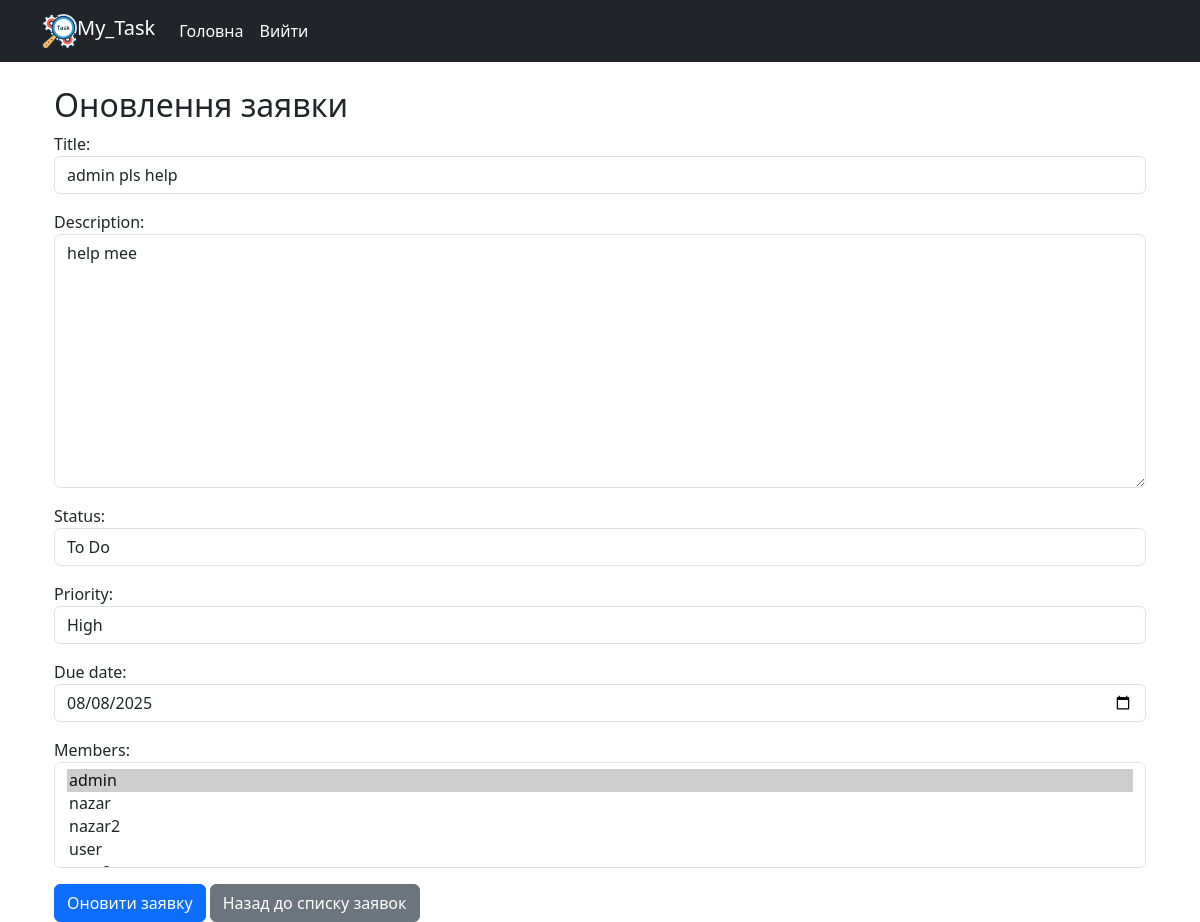
Page /10/update/ (signed in) on the earlier database version.
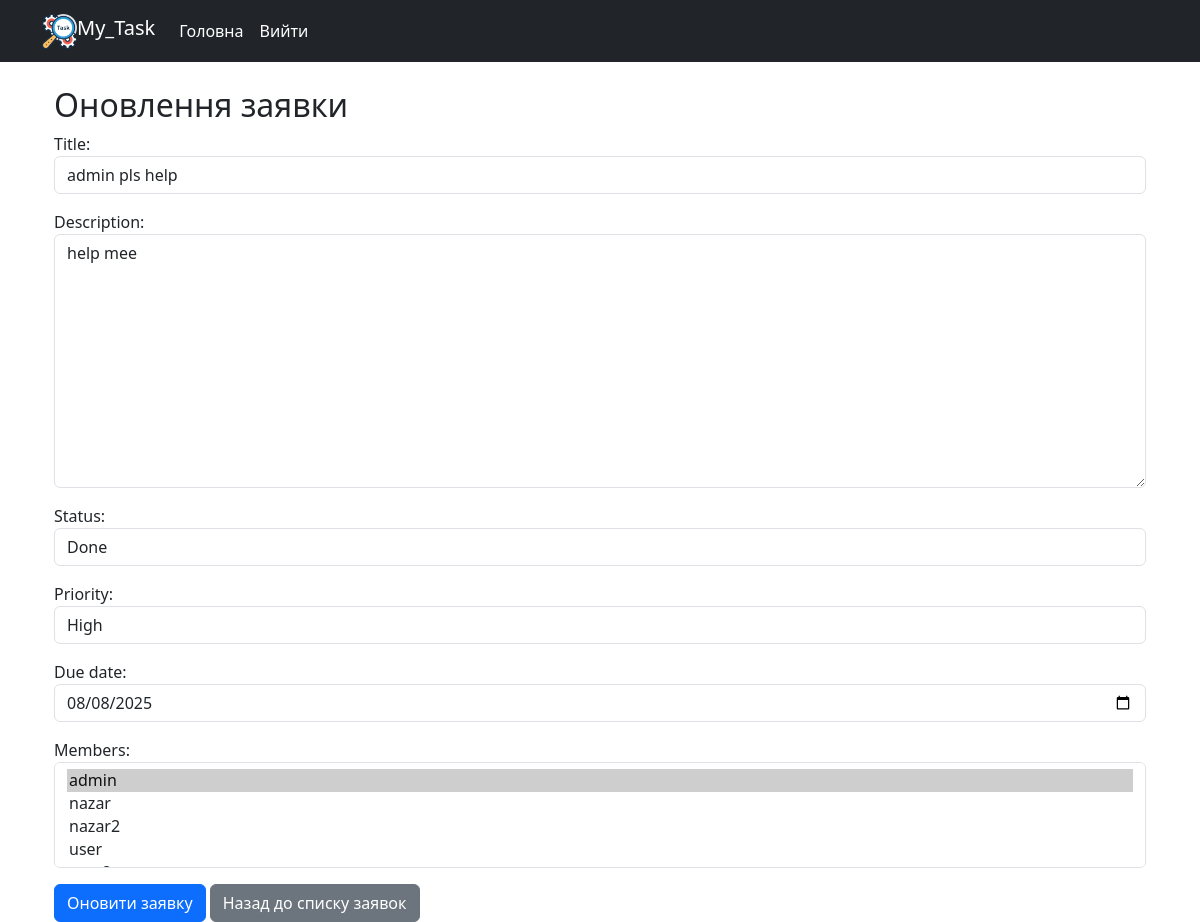
Same page on the later database version.
### tasks/models.py (models this page shows, shortened)
class Task(models.Model):
    STATUS_CHOICES = [
        ('todo', 'To Do'),
        ('in_progres', 'In Progress'),
        ('done', 'Done')
    ]
    PRIORITY_CHOICES = [
        ('low', 'Low'),
        ('medium', 'Medium'),
        ('high', 'High')
    ]
    title = models.CharField(max_length=256)
    description = models.TextField()
    status = models.CharField(max_length=20, choices=STATUS_CHOICES, default='todo')
    priority = models.CharField(max_length=20, choices=PRIORITY_CHOICES, default='medium')
    due_date = models.DateField(null=True, blank=True)
    creator = models.ForeignKey(User, on_delete=models.CASCADE, related_name = 'tasks')
    members = models.ManyToManyField(User, blank=True, related_name = 'assigned_tasks')

### tasks/views.py (the view)
# urls.py: path('<int:pk>/update/', views.TaskUpdateView.as_view(), name ='task-update'),
class TaskUpdateView(LoginRequiredMixin, UserIsOwnerMixins, UpdateView):
    model = models.Task
    form_class = TaskForm
    template_name = 'tasks/task_update_form.html'
    success_url = reverse_lazy('tasks:task-list')

### tasks/forms.py
class TaskForm(forms.ModelForm):
    class Meta:
        model = Task
        fields = ['title', 'description', 'status', 'priority', 'due_date', 'members']
        widgets = {
            'due_date': forms.DateInput(attrs={'type': 'date'})
        }
    def __init__(self, *args, **kwargs):
        super(TaskForm, self).__init__(*args, **kwargs)
        for field in self.fields:
            self.fields[field].widget.attrs.update({'class': 'form-control'})
        self.fields['due_date'].widget.attrs['class'] += ' my-custom=datepicker'

### tasks/mixins.py (called while the page is built)
    def dispatch(self, request, *args, **kwargs):
        instance = self.get_object()
        if instance.creator != self.request.user:
            raise PermissionDenied
        return super().dispatch(request, *args, **kwargs)

### templates/tasks/task_update_form.html (shortened to what this page needs)
{% extends 'base.html' %}
{% block content %}
<div class="container">
    <h2>Оновлення заявки</h2>
    <form method="post">
        {{ form.as_p }}
        <button type="submit" class="btn btn-primary">Оновити заявку</button>
        <a href="{% url 'tasks:task-list' %}" class="btn btn-secondary">Назад до списку заявок</a>
    </form>
</div>
{% endblock %}

Differences in the rows shown:
changed Task "admin pls help": status "To Do" → "Done"
